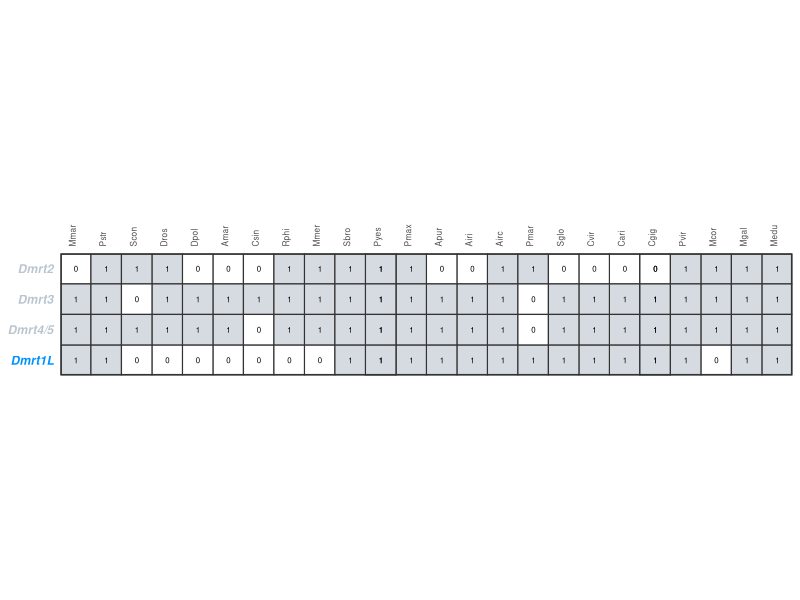

Source code (R): (Note: this script raises an error after producing the figure.)
library(dplyr)
library(ggplot2)

##################################################################
### GENERATE THE PLOT WITH PRESENCE/ABSENCE DATA ON DMRT GENES ###
##################################################################

# import and format data
compilation.raw <- read.table("dmrt.compilation.tsv", header = TRUE, check.names = FALSE)
colnames(compilation.raw)[5] <- "Dmrt4/5"

compilation.tibble <- as_tibble(compilation.raw) %>%
  tidyr::pivot_longer(!Species, names_to = "Gene", values_to = "Count")

# define the species and gene order that should be displayed in the plot
species_order <- factor(compilation.tibble$Species, levels = c("Mmar","Pstr","Scon","Dros","Dpol","Amar","Csin","Rphi","Mmer","Sbro","Pyes","Pmax","Apur","Airi","Airc","Pmar","Sglo","Cvir","Cari","Cgig","Pvir","Mcor","Mgal","Medu"))
gene_order <- factor(compilation.tibble$Gene, levels = c("Dmrt1L","Dmrt4/5","Dmrt3","Dmrt2"))
                       
plot.compilation <- ggplot(compilation.tibble,
                           aes(x = species_order, y = gene_order, fill = factor(Count))) +
  
  # plot tile and gene counts and scale colors
  geom_tile(color = "grey20", linewidth = 0.4) +
  geom_text(aes(label = Count), size = 2) +
  scale_fill_manual(values = c("white", "#D6DBE2")) +
  
  theme_bw() +
  scale_x_discrete(position = "top") +
  theme(panel.grid = element_blank(),
        axis.text.x = element_text(size = 6, angle = 90, hjust = 0),
        axis.text.y = element_text(face = 'bold.italic', colour = c("#0092ff", "#bbc5d0","#bbc5d0","#bbc5d0")),
        panel.border = element_rect(linewidth = 1),
        axis.ticks = element_blank(),
        axis.title = element_blank(),
        legend.position = "none") +
  coord_equal(expand = 0)

plot.compilation

##############################################################################
### GENERATE THE BOXPLOT ABOUT PAIRWISE AMINO ACID DISTANCES OF DMRT GENES ###
##############################################################################

# define a function to calculate pairwise amino acid distances of each Dmrt gene
calculate_distance <- function(gene_name) {
  file_name <- paste(gene_name, ".aligned.trim06.faa", sep = "")
  alignment <- phangorn::read.phyDat(file_name, format = "fasta", type = "AA")
  dist <- phangorn::dist.ml(alignment, model = "JTT")
  dist_list <- dist[1:length(dist)]
  
  data.frame(Gene = rep(gene_name, length(dist_list)), Dist = dist_list)
}

# define the dataframe that will be used as input to ggplot
dist.all.distr <- data.frame()
genes <- c("Dmrt2", "Dmrt3", "Dmrt45", "Dmrt1L")

# calculate pairwise amino acid distances of each Dmrt gene and put the results in the dataframe
for (gene in genes) {
  dist_data <- calculate_distance(gene)
  dist.all.distr <- rbind(dist.all.distr, dist_data)
}

# transform Gene column into factors
dist.all.distr$Gene <- factor(dist.all.distr$Gene, levels = gene_order)

### STATISTICS ABOUT DIFFERENCES IN AMINO ACID DISTANCES BETWEEN DMRT GROUPS ###

# linear model fo pairwise amino acid distance
dist.all.distr.lm <- lm(Dist ~ Gene, data = dist.all.distr)

# Q-Q plot 
qqnorm(resid(dist.all.distr.lm))

# shapiro test for normality of data
shapiro.test(resid(dist.all.distr.lm)) #not normally-distributed: W = 0.88544, p-value < 2.2e-16

# non-parametric KW test for significant differences in data
kruskal.test(dist.all.distr$Dist, dist.all.distr$Gene) #there are significant differences: KW chi-squared = 234.9, df = 3, p-value < 2.2e-16

# pairwise non-parametric Wilcoxon test
pairwise.wilcox.test(dist.all.distr$Dist, dist.all.distr$Gene, p.adjust.method = "bonferroni")

#         Dmrt2    Dmrt3    Dmrt45 
# Dmrt3   6.3e-06  -        -      
# Dmrt45  0.0058   1.8e-08  -      
# Dmrt1L  < 2e-16  < 2e-16  < 2e-16

# generate boxplot with p-values of wilcoxon test for Dmrt1L comparisons
boxplot <- ggplot(dist.all.distr,
                  aes(Gene, Dist, fill = as.factor(Gene), color = as.factor(Gene))) +
  
  # plot boxplots and scale their colors
  geom_boxplot(lwd = 1) +
  scale_fill_manual(values = alpha(c("#bbc5d0","#bbc5d0","#bbc5d0","#0092ff"), 0.5)) +
  scale_color_manual(values = c("#bbc5d0","#bbc5d0","#bbc5d0","#0092ff")) +
  
  # plot comparisons
  ylim(0, 3.75) +
  geom_segment(aes(x = "Dmrt1L", xend = "Dmrt2", y = 3.3, yend = 3.3), lwd = 0.7, col = "#7f878f") +
  geom_segment(aes(x = "Dmrt1L", xend = "Dmrt3", y = 3.5, yend = 3.5), lwd = 0.7, col = "#7f878f") +
  geom_segment(aes(x = "Dmrt1L", xend = "Dmrt45", y = 3.7, yend = 3.7), lwd = 0.7, col = "#7f878f") +
  annotate("text", label = "****", x = 2.5, y = 3.35, col = "#7f878f", size = 4) +
  annotate("text", label = "****", x = 3, y = 3.55, col = "#7f878f", size = 4) +
  annotate("text", label = "****", x = 3.5, y = 3.75, col = "#7f878f", size = 4) +

  ylab("Amino acid distance") +
  xlab("") +
  theme_light() +
  theme(axis.title.y = element_text(size = 13, vjust = 2.5, color = "#4d4d4d"),
        axis.text.x = element_text(size = 13, vjust = -0.5, face = 'bold.italic', colour = c("#bbc5d0","#bbc5d0","#bbc5d0","#0092ff")),
        legend.position = "none")

boxplot

# generate panel of compilation + boxplot
panel <- ggpubr::ggarrange(plot.compilation, boxplot,
                           ncol = 1, nrow = 2, heights = c(0.4,1), align = "v",
                           labels = c("B","C"))

panel

ggsave("plot.panel.pdf", plot = panel, device = "pdf",
	        dpi = 300, height = 6, width = 5.5, units = ("in"))
